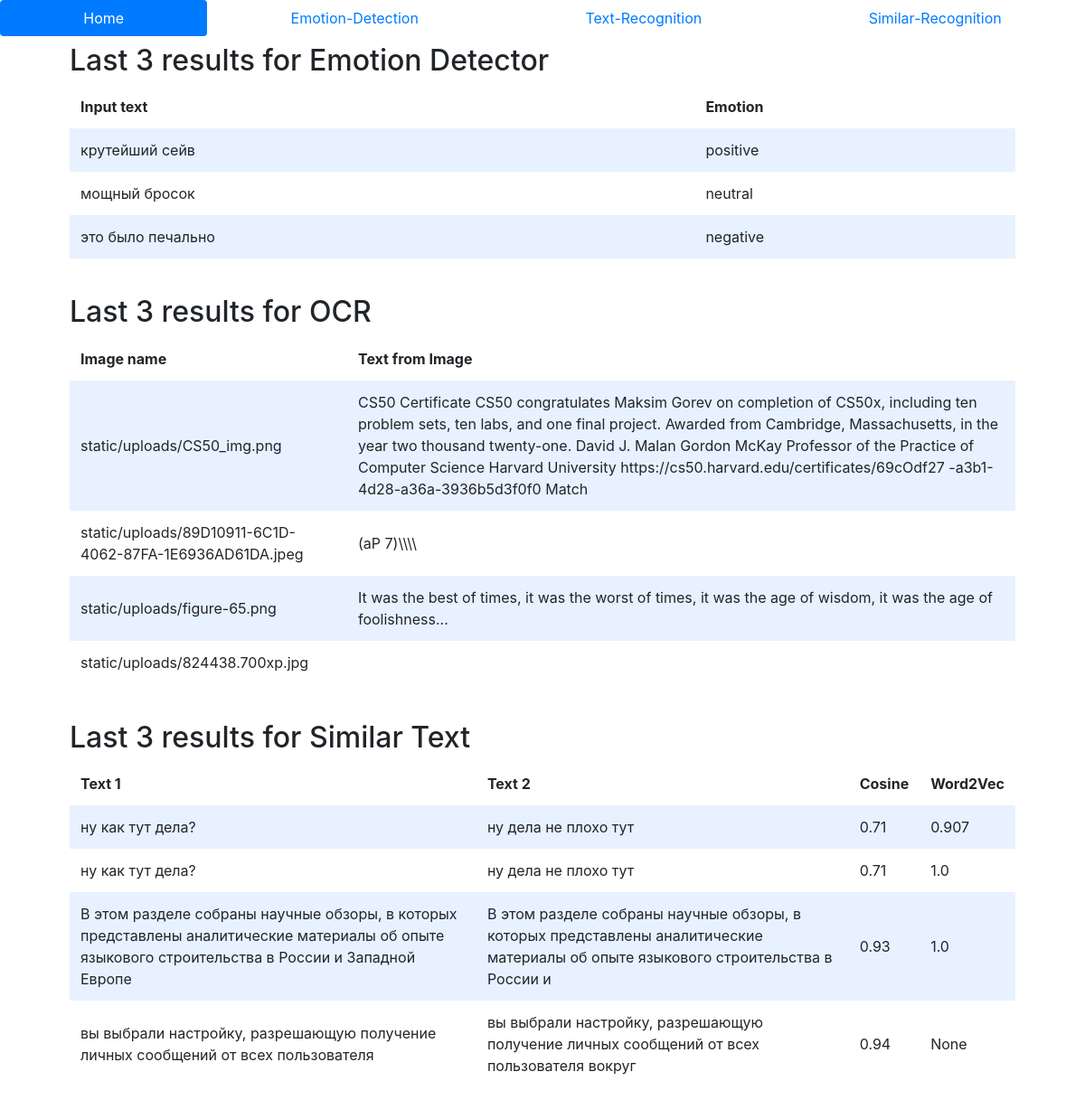
The page / on the database its author committed.
### tables this page shows
CREATE TABLE emotion(id INTEGER PRIMARY KEY AUTOINCREMENT, input TEXT NOT NULL, output TEXT NOT NULL, score FLOAT NOT NULL);

CREATE TABLE image(id INTEGER PRIMARY KEY AUTOINCREMENT, image TEXT NOT NULL, text TECT NOT NULL);

CREATE TABLE similar(id INTEGER PRIMARY KEY AUTOINCREMENT, text_1 TEXT NOT NULL, text_2 TEXT NOT NULL, score FLOAT NOT NULL, w2v FLOAT);

### app.py (the view)
@app.route("/")
def index():
    emotions = db.execute("SELECT * FROM emotion ORDER BY id DESC LIMIT 3")
    exctracted_txt = db.execute("SELECT * FROM image ORDER BY id DESC LIMIT 4")
    similar_texts = db.execute("SELECT * FROM similar ORDER BY id DESC LIMIT 4")
    return render_template("index.html",
                           emotions=emotions,
                           exctracted_txt=exctracted_txt,
                           similar_texts=similar_texts)

### app.py (called while the page is built)
@app.after_request
def after_request(response):
    response.headers["Cache-Control"] = "no-cache, no-store, must-revalidate"
    response.headers["Expires"] = 0
    response.headers["Pragma"] = "no-cache"
    return response

### templates/index.html (shortened to what this page needs)
<!DOCTYPE html>
<html lang="en">
    <head>
        <link rel="stylesheet" href="https://cdn.jsdelivr.net/npm/bootstrap@4.5.3/dist/css/bootstrap.min.css">
        <link href="static/styles.css" rel="stylesheet">
    </head>
    <body>
        <nav class="nav nav-pills nav-fill">
            <li class="nav-item">
                <a class="nav-link active" href="/">Home</a>
            </li>
            <li class="nav-item">
                <a class="nav-link" href="/emotion-detection">Emotion-Detection</a>
            </li>
            <li class="nav-item">
                <a class="nav-link" href="/text-recognition">Text-Recognition</a>
            </li>
            <li class="nav-item">
                <a class="nav-link" href="/similar-recognition">Similar-Recognition</a>
            </li>
        </nav>
        <div class="container">
            <div class="section">
                <h2>Last 3 results for Emotion Detector</h2>
                <table>
                    <thead>
                        <tr>
                            <th>Input text</th>
                            <th>Emotion</th>
                        </tr>
                    </thead>
                    <tbody>
                        {% for emotion in emotions %}
                            <tr>
                                <td>{{ emotion.input }}</td>
                                <td>{{ emotion.output }}</td>
                            </tr>
                        {% endfor %}
                    </tbody>
                </table>
            </div>
            <div class="section">
                <h2>Last 3 results for OCR</h2>
                <table>
                    <thead>
                        <tr>
                            <th>Image name</th>
                            <th>Text from Image</th>
                        </tr>
                    </thead>
                    <tbody>
                        {% for text_image in exctracted_txt %}
                            <tr>
                                <td>{{ text_image.image }}</td>
                                <td>{{ text_image.text }}</td>
                            </tr>
                        {% endfor %}
                    </tbody>
                </table>
            </div>
            <div class="section">
                <h2>Last 3 results for Similar Text</h2>
                <table>
                    <thead>
                        <tr>
                            <th>Text 1</th>
                            <th>Text 2</th>
                            <th>Cosine</th>
                            <th>Word2Vec</th>
                        </tr>
                    </thead>
                    <tbody>
                        {% for similar in similar_texts %}
                            <tr>
                                <td>{{ similar.text_1 }}</td>
                                <td>{{ similar.text_2 }}</td>
                                <td>{{ similar.score }}</td>
                                <td>{{ similar.w2v }}</td>
                            </tr>
                        {% endfor %}
                    </tbody>
                </table>
            </div>
        </div>
    </body>
</html>

### static/styles.css (style rules this page uses)
.section { padding-bottom: 1rem; padding-left: 2rem; padding-right: 2rem; padding-top: 0.5rem; }
table { background-color: transparent; margin-bottom: 1rem; width: 100%; }
table th, table td { padding: 0.75rem; vertical-align: middle; }
tbody tr:nth-of-type(odd) { background-color: rgb(179, 208, 255, 0.3) }

### rows shown on the page
emotion: input "крутейший сейв", output "positive"
emotion: input "мощный бросок", output "neutral"
emotion: input "это было печально", output "negative"
image: image "static/uploads/CS50_img.png", text "CS50 Certificate CS50 congratulates Maksim Gorev on completion of CS50x, including ten problem sets, ten labs, and one final project. Awarded from Cambridge, Massachusetts, in the year two thousand twenty-one. David J. Malan Gordon McKay Professor of the Practice of Computer Science Harvard University https://cs50.harvard.edu/certificates/69cOdf27 -a3b1-4d28-a36a-3936b5d3f0f0 Match"
image: image "static/uploads/89D10911-6C1D-4062-87FA-1E6936AD61DA.jpeg", text "(aP 7)\\\\\\\\"
image: image "static/uploads/figure-65.png", text "It was the best of times, it was the worst of times, it was the age of wisdom, it was the age of foolishness..."
image: image "static/uploads/824438.700xp.jpg"
similar: text_1 "ну как тут дела?", text_2 "ну дела не плохо тут", score "0.71", w2v "0.907"
similar: text_1 "ну как тут дела?", text_2 "ну дела не плохо тут", score "0.71", w2v "1.0"
similar: text_1 "В этом разделе собраны научные обзоры, в которых представлены аналитические материалы об опыте языкового строительства в России и Западной Европе", text_2 "В этом разделе собраны научные обзоры, в которых представлены аналитические материалы об опыте языкового строительства в России и", score "0.93", w2v "1.0"
similar: text_1 "вы выбрали настройку, разрешающую получение личных сообщений от всех пользователя", text_2 "вы выбрали настройку, разрешающую получение личных сообщений от всех пользователя вокруг", score "0.94", w2v "None"
